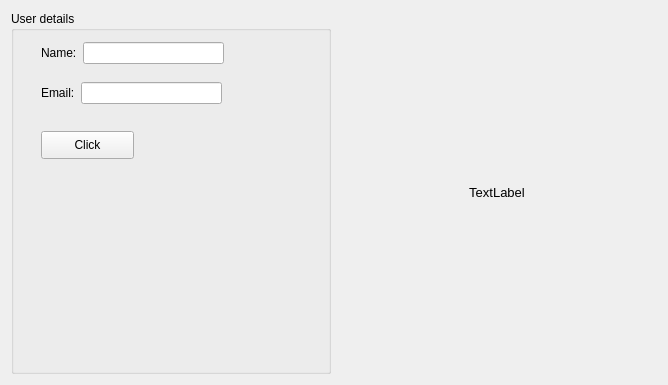
<?xml version="1.0" encoding="UTF-8"?>
<ui version="4.0">
 <class>Form</class>
 <widget class="QWidget" name="Form">
  <property name="geometry">
   <rect>
    <x>0</x>
    <y>0</y>
    <width>668</width>
    <height>385</height>
   </rect>
  </property>
  <property name="windowTitle">
   <string>Form</string>
  </property>
  <layout class="QHBoxLayout" name="horizontalLayout_3">
   <item>
    <widget class="QGroupBox" name="groupBox">
     <property name="title">
      <string>User details</string>
     </property>
     <widget class="QPushButton" name="click_btn">
      <property name="geometry">
       <rect>
        <x>30</x>
        <y>120</y>
        <width>93</width>
        <height>28</height>
       </rect>
      </property>
      <property name="text">
       <string>Click</string>
      </property>
     </widget>
     <widget class="QWidget" name="">
      <property name="geometry">
       <rect>
        <x>30</x>
        <y>30</y>
        <width>183</width>
        <height>24</height>
       </rect>
      </property>
      <layout class="QHBoxLayout" name="horizontalLayout">
       <item>
        <widget class="QLabel" name="name_label">
         <property name="text">
          <string>Name:</string>
         </property>
        </widget>
       </item>
       <item>
        <widget class="QLineEdit" name="name_field"/>
       </item>
      </layout>
     </widget>
     <widget class="QWidget" name="">
      <property name="geometry">
       <rect>
        <x>30</x>
        <y>70</y>
        <width>181</width>
        <height>24</height>
       </rect>
      </property>
      <layout class="QHBoxLayout" name="horizontalLayout_2">
       <item>
        <widget class="QLabel" name="email_label">
         <property name="text">
          <string>Email:</string>
         </property>
        </widget>
       </item>
       <item>
        <widget class="QLineEdit" name="email_field"/>
       </item>
      </layout>
     </widget>
    </widget>
   </item>
   <item>
    <widget class="QLabel" name="output_label">
     <property name="font">
      <font>
       <family>Nirmala UI</family>
       <pointsize>10</pointsize>
      </font>
     </property>
     <property name="text">
      <string>TextLabel</string>
     </property>
     <property name="alignment">
      <set>Qt::AlignCenter</set>
     </property>
    </widget>
   </item>
  </layout>
 </widget>
 <resources/>
 <connections/>
</ui>
